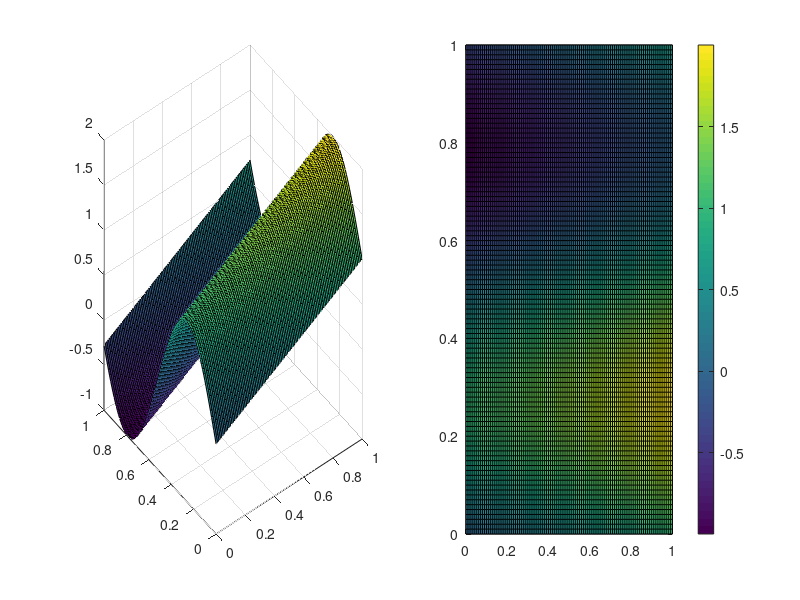

MATLAB code for this plot:

%% N1
x=0:0.01:1;
y=0:0.01:1;
z=zeros(101,101);
for i=1:101
  for j=1:101
    z(i,j)=sin(6*x(i))+y(j);
  end
end

surf(x,y,z);

%% N2
close all;
pcolor(x,y,z);
colorbar;

%% N3
close all;
subplot(1,2,1);
surf(x,y,z);
subplot(1,2,2);
pcolor(x,y,z);
colorbar;

%% N4
print('-dpdf','f1.pdf');
